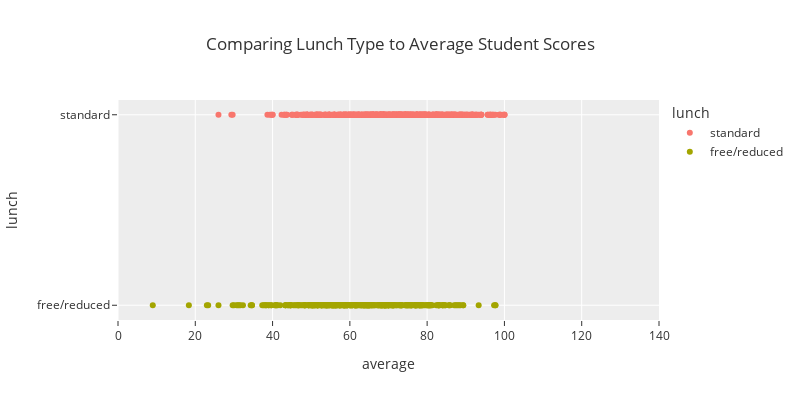

This figure's notebook cell:
### Code cell
lunch_score_fig = px.scatter(lunch_df,x='average',y='lunch',color='lunch',
    title = "Comparing Lunch Type to Average Student Scores",
    hover_name='average',
    range_x=[0, 140]
)

lunch_score_fig.show()

### Figure 1 — Plotly figure (JSON) as saved in the notebook; plotly's stock layout.template omitted (floating-point values rounded to 4 significant figures; data arrays with more than 128 entries replaced by an {"elided": "..."} marker saying what was removed)
{"data": [{"hovertemplate": "<b>%{hovertext}</b><br><br>lunch=%{y}<br>average=%{x}<extra></extra>", "hovertext": {"elided": "645 float values"}, "legendgroup": "standard", "marker": {"color": "#F8766D", "symbol": "circle"}, "mode": "markers", "name": "standard", "orientation": "h", "showlegend": true, "type": "scatter", "x": {"elided": "645 float values"}, "xaxis": "x", "y": {"elided": "645 str values"}, "yaxis": "y"}, {"hovertemplate": "<b>%{hovertext}</b><br><br>lunch=%{y}<br>average=%{x}<extra></extra>", "hovertext": {"elided": "355 float values"}, "legendgroup": "free/reduced", "marker": {"color": "#A3A500", "symbol": "circle"}, "mode": "markers", "name": "free/reduced", "orientation": "h", "showlegend": true, "type": "scatter", "x": {"elided": "355 float values"}, "xaxis": "x", "y": {"elided": "355 str values"}, "yaxis": "y"}], "layout": {"height": 400, "legend": {"title": {"text": "lunch"}, "tracegroupgap": 0}, "title": {"text": "Comparing Lunch Type to Average Student Scores"}, "width": 800, "xaxis": {"anchor": "y", "domain": [0, 1], "range": [0, 140], "title": {"text": "average"}}, "yaxis": {"anchor": "x", "categoryarray": ["free/reduced", "standard"], "categoryorder": "array", "domain": [0, 1], "title": {"text": "lunch"}}}}
